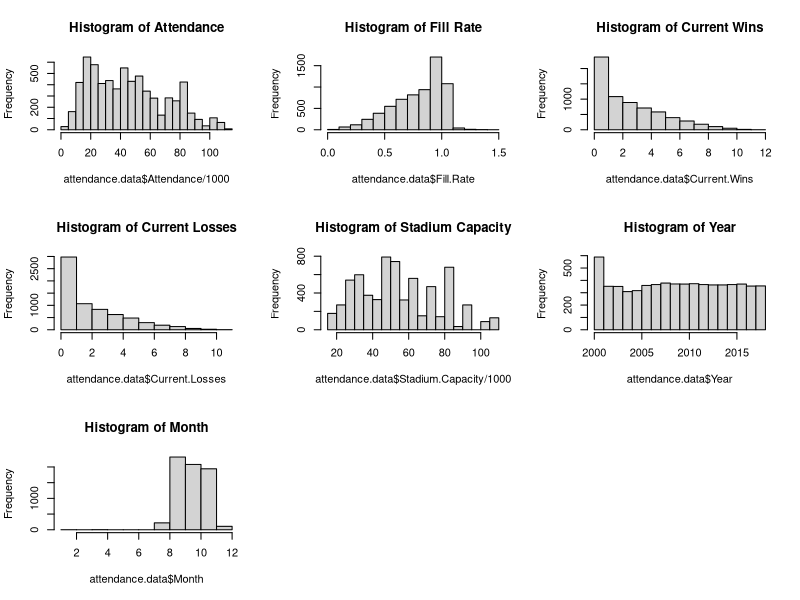
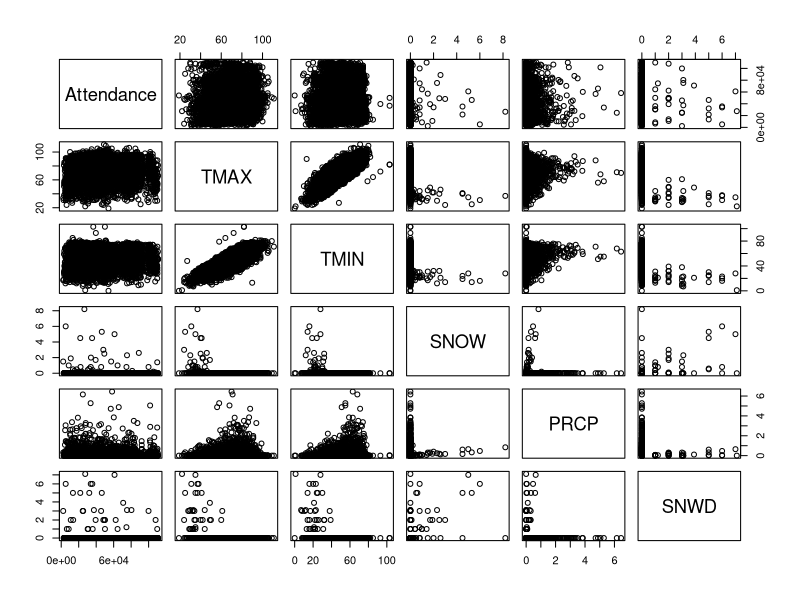
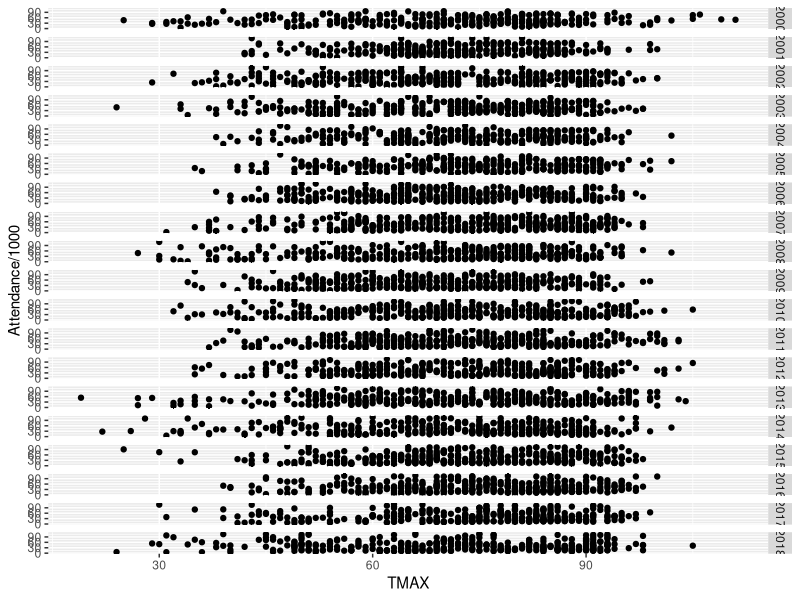
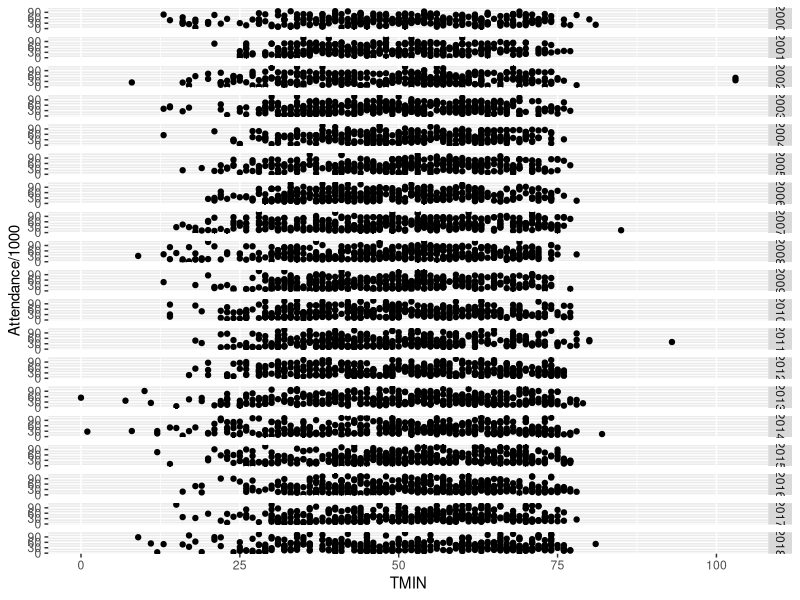
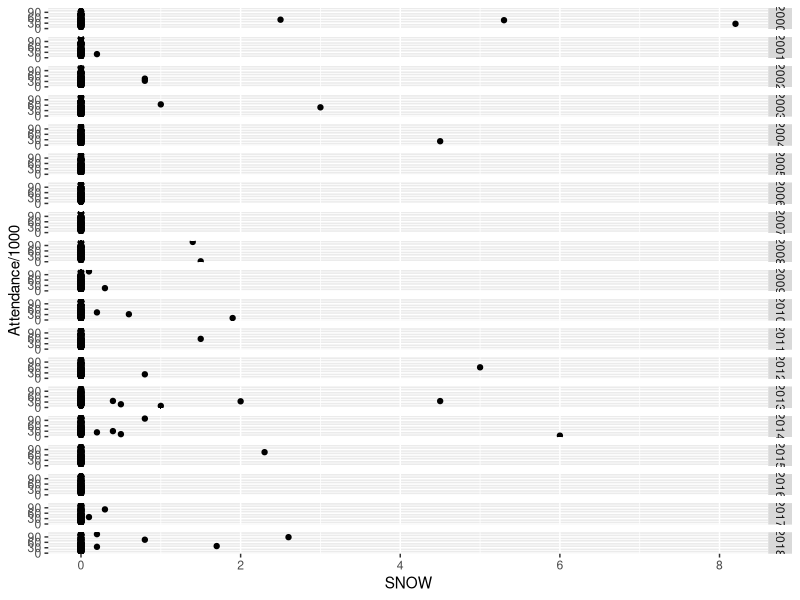
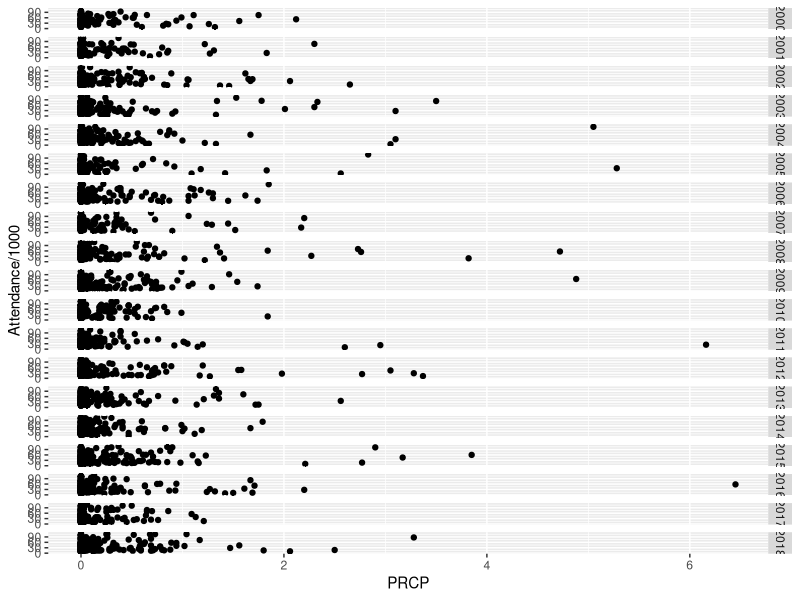
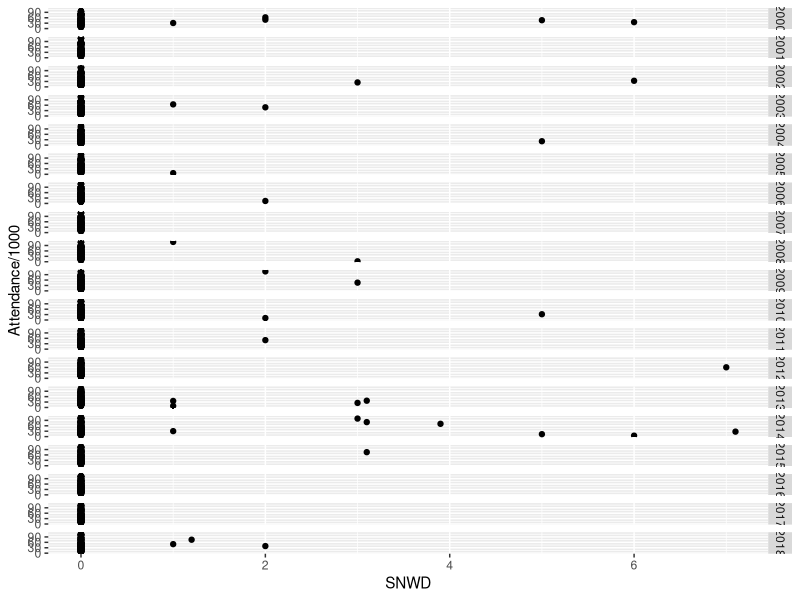
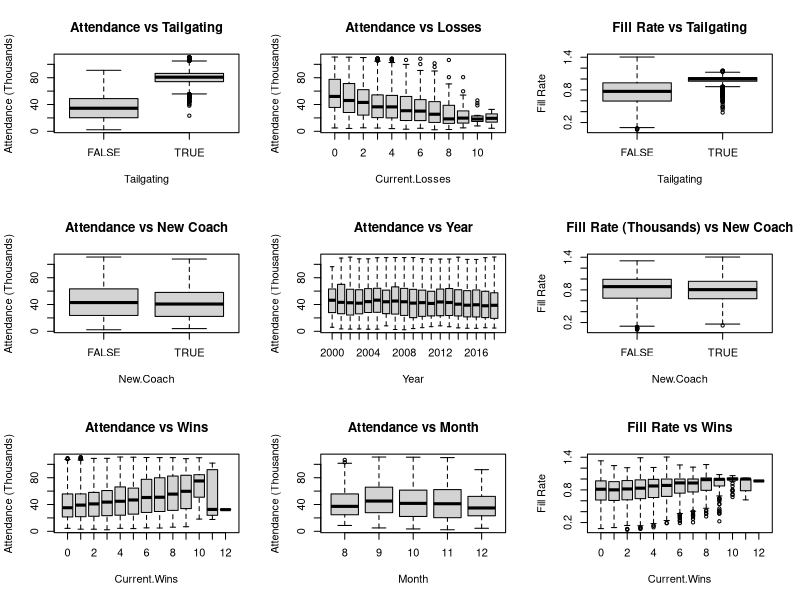

Source code (R) for these figures, in order:
## ---- chunk 1
# General set-up for the report.
# I find this useful, but you may improve upon, ignore, or remove
#  (possibly at your own peril).
# Tasks accomplished:
# Don't print out code
# Save results so that code blocks aren't re-run unless code
# changes (cache), _or_ a relevant earlier code block changed (autodep),
# don't clutter R output with messages or warnings (message, warning)
library(MASS)
library(knitr)
library(tidyverse)
library(dplyr)
library(ggthemes)
library(gridExtra)
library(ggplot2)
opts_chunk$set(echo=FALSE,
               cache=TRUE, autodep=TRUE,
               message=FALSE, warning=FALSE)
# Turn off meaningless clutter in summary() output
options(show.signif.stars=FALSE)
## ---- chunk 2
attendance.data = read.csv("CFBeattendance.csv")
newtime = str_split(attendance.data$Time, ":")
## ---- chunk 3
quantile(attendance.data$Attendance, c(0.25, 0.5, 0.75), type = 1, na.rm = TRUE)
quantile(attendance.data$Stadium.Capacity, c(0.25, 0.5, 0.75), type = 1, na.rm = TRUE)
## ---- chunk 4
par(mfrow = c(3,3))
hist(attendance.data$Attendance/1000, breaks = 24,
     main = "Histogram of Attendance")
hist(attendance.data$Fill.Rate, main = "Histogram of Fill Rate")
hist(attendance.data$Current.Wins, main = "Histogram of Current Wins")
hist(attendance.data$Current.Losses, main = "Histogram of Current Losses")
hist(attendance.data$Stadium.Capacity/1000, main = "Histogram of Stadium Capacity")
hist(attendance.data$Year, main = "Histogram of Year")
hist(attendance.data$Month, main = "Histogram of Month")
## ---- chunk 5
attendance.data = attendance.data[-c(5436,5443,5450,5457, 4522, 4524, 4526, 4528, 4530, 4532),]
## ---- chunk 6
attendance.data[4424, 24] = 12

attendance.data$Conference[which(attendance.data$Team=="Oregon State")] = "Pac-12"

attendance.data$Conference[which(attendance.data$Team=="USC")] = "Pac-12"

rutgers = attendance.data[which(attendance.data$Team=="Rutgers"),]
yr = 2000
while(yr<2013){
        rutgers$Conference[which(rutgers$Year==yr)] = "Big East"
        yr = yr+1
}
attendance.data$Conference[which(attendance.data$Team=="Rutgers")] = rutgers$Conference

boston_college = attendance.data[which(attendance.data$Team=="Boston College"),]
yr = 2000
while(yr<2005){
        boston_college$Conference[which(boston_college$Year==yr)] = "Big East"
        yr = yr+1
}
attendance.data$Conference[which(attendance.data$Team=="Boston College")] = boston_college$Conference

smu = attendance.data[which(attendance.data$Team=="SMU"),]
yr = 2005
while(yr<2013){
        smu$Conference[which(smu$Year==yr)] = "CUSA"
        yr = yr+1
}
attendance.data$Conference[which(attendance.data$Team=="SMU")] = smu$Conference

south_alabama = attendance.data[which(attendance.data$Team=="South Alabama"),]
yr = 2013
while(yr<2019){
        south_alabama$Conference[which(south_alabama$Year==yr)] = "Sun Belt"
        yr = yr+1
}
attendance.data$Conference[which(attendance.data$Team=="South Alabama")] = south_alabama$Conference

west_virginia = attendance.data[which(attendance.data$Team=="West Virginia"),]
yr = 2000
while(yr<2012){
        west_virginia$Conference[which(west_virginia$Year==yr)] = "Big East"
        yr = yr+1
}
attendance.data$Conference[which(attendance.data$Team=="West Virginia")] = west_virginia$Conference

memphis = attendance.data[which(attendance.data$Team=="Memphis"),]
memphis$Conference[which(memphis$Year==2013)] = "AAC"
attendance.data$Conference[which(attendance.data$Team=="Memphis")] = memphis$Conference

mid_tennessee = attendance.data[which(attendance.data$Team=="Middle Tennessee"),]
mid_tennessee$Conference[which(mid_tennessee$Year==2001)] = "Sun Belt"
attendance.data$Conference[which(attendance.data$Team=="Middle Tennessee")] = mid_tennessee$Conference

byu = attendance.data[which(attendance.data$Team=="BYU"),]
byu$Conference[which(byu$Year==2011)] = "Independent"
attendance.data$Conference[which(attendance.data$Team=="BYU")] = byu$Conference

fiu = attendance.data[which(attendance.data$Team=="FIU"),]
yr = 2002
while(yr<2005){
        fiu$Conference[which(fiu$Year==yr)] = "FCS"
        yr = yr+1
}
attendance.data$Conference[which(attendance.data$Team=="FIU")] = fiu$Conference

georgia_st = attendance.data[which(attendance.data$Team=="Georgia State"),]
yr = 2011
while(yr<2013){
        georgia_st$Conference[which(georgia_st$Year==yr)] = "FCS"
        yr = yr+1
}
attendance.data$Conference[which(attendance.data$Team=="Georgia State")] = georgia_st$Conference
## ---- chunk 7
pairs(Attendance~TMAX+TMIN+SNOW+PRCP+SNWD, data=attendance.data) #weather
## ---- chunk 8
TemMax_Year <- ggplot(attendance.data, aes(x=TMAX, y=Attendance/1000)) + geom_point()
TemMax_Year + facet_grid(attendance.data$Year)

TemMin_Year <- ggplot(attendance.data, aes(x=TMIN, y=Attendance/1000)) + geom_point()
TemMin_Year + facet_grid(attendance.data$Year)

Snow_Year <- ggplot(attendance.data, aes(x=SNOW, y=Attendance/1000)) + geom_point()
Snow_Year + facet_grid(attendance.data$Year)

Prcp_Year <- ggplot(attendance.data, aes(x=PRCP, y=Attendance/1000)) + geom_point()
Prcp_Year + facet_grid(attendance.data$Year)

Snwd_Year <- ggplot(attendance.data, aes(x=SNWD, y=Attendance/1000)) + geom_point()
Snwd_Year + facet_grid(attendance.data$Year)
## ---- chunk 9
boxplot(Attendance/1000~Tailgating,data=attendance.data,
        ylab = "Attendance (Thousands)", main = "Attendance vs Tailgating")
boxplot(Attendance/1000~New.Coach,data=attendance.data,
        ylab = "Attendance (Thousands)", main = "Attendance vs New Coach")
boxplot(Attendance/1000~Current.Wins,data=attendance.data,
        ylab = "Attendance (Thousands)", main = "Attendance vs Wins")
boxplot(Attendance/1000~Current.Losses,data=attendance.data,
        ylab = "Attendance (Thousands)", main = "Attendance vs Losses")
boxplot(Attendance/1000~Year, data=attendance.data,
        ylab = "Attendance (Thousands)", main = "Attendance vs Year")
boxplot(Attendance/1000~Month,data=attendance.data,
        ylab = "Attendance (Thousands)", main = "Attendance vs Month")

boxplot(Fill.Rate~Tailgating,data=attendance.data, ylab = "Fill Rate",
        main = "Fill Rate vs Tailgating")
boxplot(Fill.Rate~New.Coach,data=attendance.data, ylab = "Fill Rate",
        main = "Fill Rate (Thousands) vs New Coach")
boxplot(Fill.Rate~Current.Wins,data=attendance.data, ylab = "Fill Rate",
        main = "Fill Rate vs Wins")
boxplot(Fill.Rate~Current.Losses,data=attendance.data, ylab = "Fill Rate",
        main = "Fill Rate vs Losses")
boxplot(Fill.Rate~Year, data=attendance.data, ylab = "Fill Rate",
        main = "Fill Rate vs Year")
boxplot(Fill.Rate~Month,data=attendance.data, ylab = "Fill Rate",
        main = "Fill Rate vs Month")
